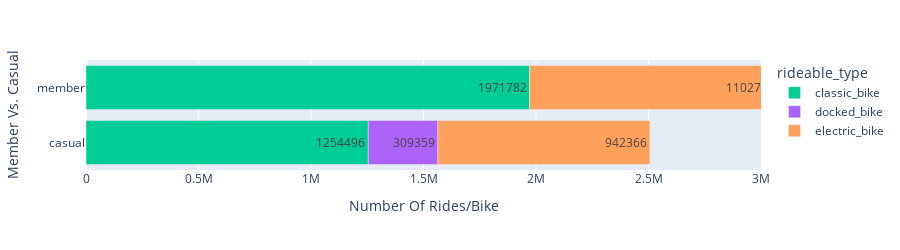

Source (notebook cell):
### Code cell
# Plotting..
px.bar(figure2, y = 'member_casual', x = 'ride_length',range_x = [0,3000000], color = 'rideable_type', height = 250,text = 'ride_length', 
        labels = {'ride_length': 'Number Of Rides/Bike', 'member_casual': 'Member Vs. Casual'},
        hover_name = 'member_casual', hover_data = {'member_casual': False, 'month': False, 'ride_length': True}, 
        color_discrete_map = {'casual': '#FFF8DC', 'member': '#00FFFF'})

### Figure 1 — Plotly figure (JSON) as saved in the notebook; plotly's stock layout.template omitted (floating-point values rounded to 4 significant figures)
{"data": [{"alignmentgroup": "True", "customdata": [[1254496], [1971782]], "hovertemplate": "<b>%{hovertext}</b><br><br>rideable_type=classic_bike<br>Number Of Rides/Bike=%{text}<extra></extra>", "hovertext": ["casual", "member"], "legendgroup": "classic_bike", "marker": {"color": "#00cc96", "pattern": {"shape": ""}}, "name": "classic_bike", "offsetgroup": "classic_bike", "orientation": "h", "showlegend": true, "text": [1254000.0, 1972000.0], "textposition": "auto", "type": "bar", "x": [1254496, 1971782], "xaxis": "x", "y": ["casual", "member"], "yaxis": "y"}, {"alignmentgroup": "True", "customdata": [[309359], [0]], "hovertemplate": "<b>%{hovertext}</b><br><br>rideable_type=docked_bike<br>Number Of Rides/Bike=%{text}<extra></extra>", "hovertext": ["casual", "member"], "legendgroup": "docked_bike", "marker": {"color": "#ab63fa", "pattern": {"shape": ""}}, "name": "docked_bike", "offsetgroup": "docked_bike", "orientation": "h", "showlegend": true, "text": [309400.0, 0.0], "textposition": "auto", "type": "bar", "x": [309359, 0], "xaxis": "x", "y": ["casual", "member"], "yaxis": "y"}, {"alignmentgroup": "True", "customdata": [[942366], [1102733]], "hovertemplate": "<b>%{hovertext}</b><br><br>rideable_type=electric_bike<br>Number Of Rides/Bike=%{text}<extra></extra>", "hovertext": ["casual", "member"], "legendgroup": "electric_bike", "marker": {"color": "#FFA15A", "pattern": {"shape": ""}}, "name": "electric_bike", "offsetgroup": "electric_bike", "orientation": "h", "showlegend": true, "text": [942400.0, 1103000.0], "textposition": "auto", "type": "bar", "x": [942366, 1102733], "xaxis": "x", "y": ["casual", "member"], "yaxis": "y"}], "layout": {"barmode": "relative", "height": 250, "legend": {"title": {"text": "rideable_type"}, "tracegroupgap": 0}, "margin": {"t": 60}, "xaxis": {"anchor": "y", "domain": [0.0, 1.0], "range": [0, 3000000], "title": {"text": "Number Of Rides/Bike"}}, "yaxis": {"anchor": "x", "domain": [0.0, 1.0], "title": {"text": "Member Vs. Casual"}}}}
